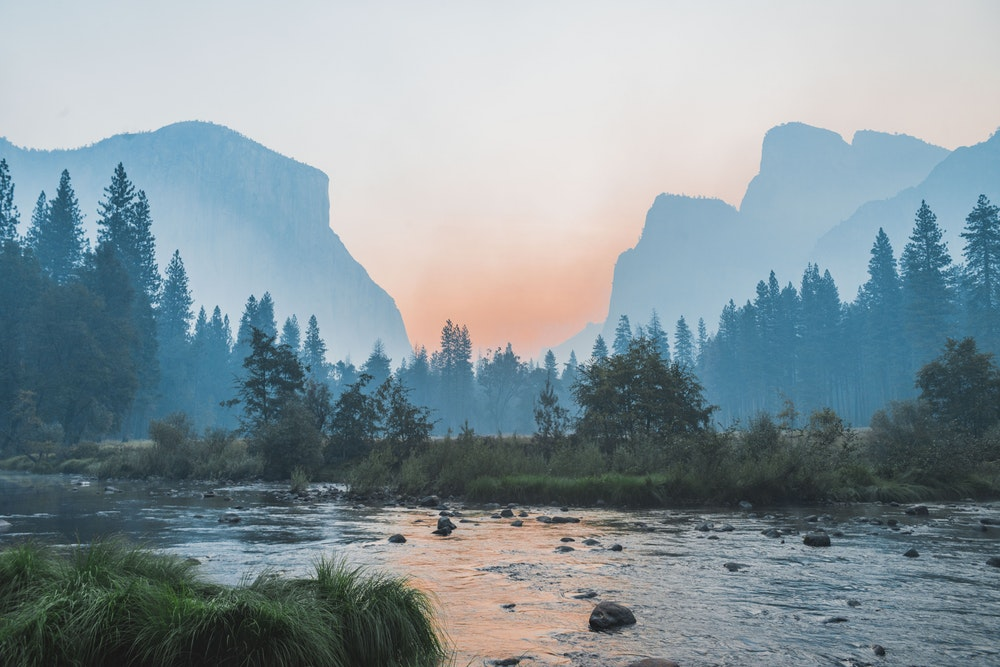
#> input picture image_process/sample.jpg, 1000 x 667 px
$ python imwrite.py
#> lines starting #> are read from the running program, lines starting #| are printed output that depends on the picture
import cv2

img = cv2.imread('sample.jpg')
#> img is the input picture: shape (667, 1000, 3); mean B, G, R 155, 148.7, 133.8

img2 = img[150:-150,200:-200]
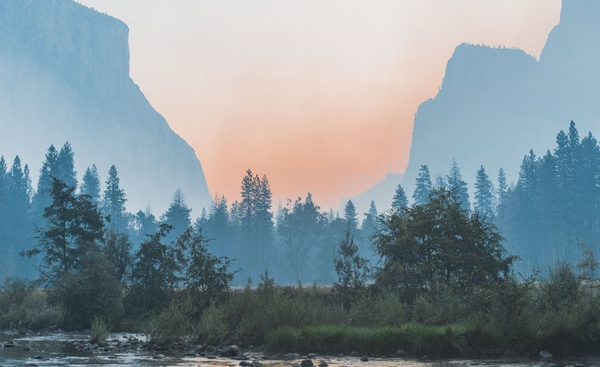
#> img2: shape (367, 600, 3); mean B, G, R 153, 146, 131.5
cv2.imwrite('output.jpg', img2)
